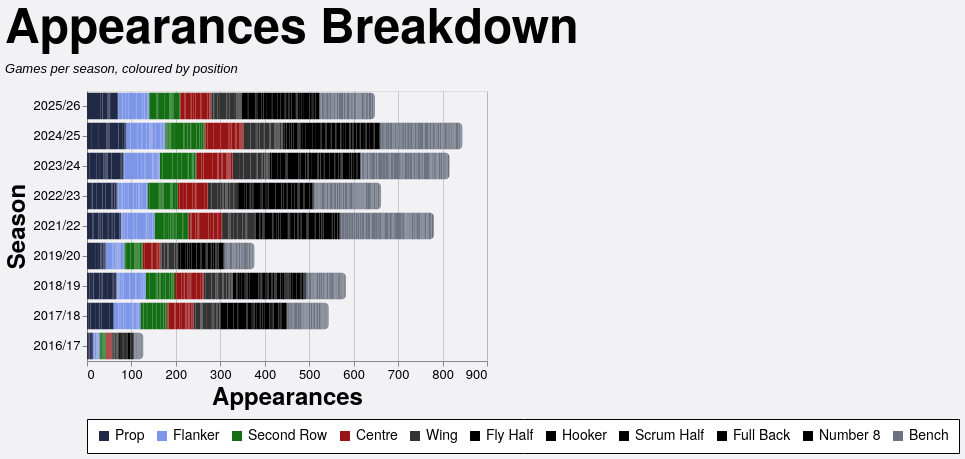

Vega-Lite specification stored for this chart:
### Vega-Lite specification from a JSON file in a GitHub repository (floating-point values rounded to 4 significant figures; data arrays with more than 128 entries replaced by an {"elided": "..."} marker saying what was removed)
{"config": {"axis": {"labelFont": "PT Sans Narrow, Helvetica Neue, Helvetica, Arial, sans-serif", "titleFont": "PT Sans Narrow, Helvetica Neue, Helvetica, Arial, sans-serif", "labelFontSize": 13, "titleFontSize": 24, "gridColor": "#202947", "gridOpacity": 0.2}, "text": {"font": "Lato, sans-serif"}, "bar": {"cornerRadiusEnd": 5}, "header": {"labelFont": "PT Sans Narrow, Helvetica Neue, Helvetica, Arial, sans-serif", "titleFont": "PT Sans Narrow, Helvetica Neue, Helvetica, Arial, sans-serif", "labelFontSize": 24, "titleFontSize": 28, "labelFontWeight": "bold", "orient": "left"}, "legend": {"labelFont": "PT Sans Narrow, Helvetica Neue, Helvetica, Arial, sans-serif", "titleFont": "PT Sans Narrow, Helvetica Neue, Helvetica, Arial, sans-serif", "labelFontSize": 14, "titleFontSize": 16, "titlePadding": 5, "fillColor": "white", "strokeColor": "black", "padding": 10, "titleFontWeight": "lighter", "titleFontStyle": "italic", "titleColor": "gray", "offset": 10}, "title": {"font": "PT Sans Narrow, Helvetica Neue, Helvetica, Arial, sans-serif", "fontSize": 48, "fontWeight": "bold", "anchor": "start", "align": "center", "titlePadding": 20, "subtitlePadding": 10, "subtitleFontSize": 13, "subtitleColor": "", "subtitleFontStyle": "italic", "offset": 15, "color": "black"}, "axisX": {"labelAngle": 0}, "facet": {"title": null, "header": null, "align": {"row": "each", "column": "each"}}, "resolve": {"scale": {"y": "independent", "facet": "independent"}}, "background": "#f2f1f4", "scale": {"offsetBandPaddingOuter": 0.2, "offsetBandPaddingInner": 0.1}}, "data": {"name": "data-77e5f05285cc3bce25c5dcd14f3b50ce"}, "mark": {"type": "bar"}, "encoding": {"color": {"field": "color_value", "legend": {"orient": "bottom", "title": null}, "scale": {"domain": ["Prop", "Flanker", "Second Row", "Centre", "Wing", "Fly Half", "Hooker", "Scrum Half", "Full Back", "Number 8", "Bench"], "range": ["#202946", "#7d96e8", "#146f14", "#991515", "#333333", "#000000", "#000000", "#000000", "#000000", "#000000", "#6b7280"]}, "type": "nominal"}, "order": {"field": "stack_order", "type": "quantitative"}, "tooltip": [{"field": "player", "title": "Player", "type": "nominal"}, {"field": "season", "title": "Season", "type": "nominal"}, {"field": "color_value", "title": "Position", "type": "nominal"}, {"aggregate": "sum", "field": "apps", "title": "Appearances", "type": "quantitative"}], "x": {"aggregate": "sum", "field": "apps", "title": "Appearances", "type": "quantitative"}, "y": {"field": "season", "sort": {"field": "season_sort", "op": "max", "order": "descending"}, "title": "Season", "type": "nominal"}}, "height": {"step": 30}, "title": {"text": "Appearances Breakdown", "subtitle": "Games per season, coloured by position"}, "width": 400, "$schema": "https://vega.github.io/schema/vega-lite/v5.20.1.json", "datasets": {"data-77e5f05285cc3bce25c5dcd14f3b50ce": {"elided": "2498 records"}}}
